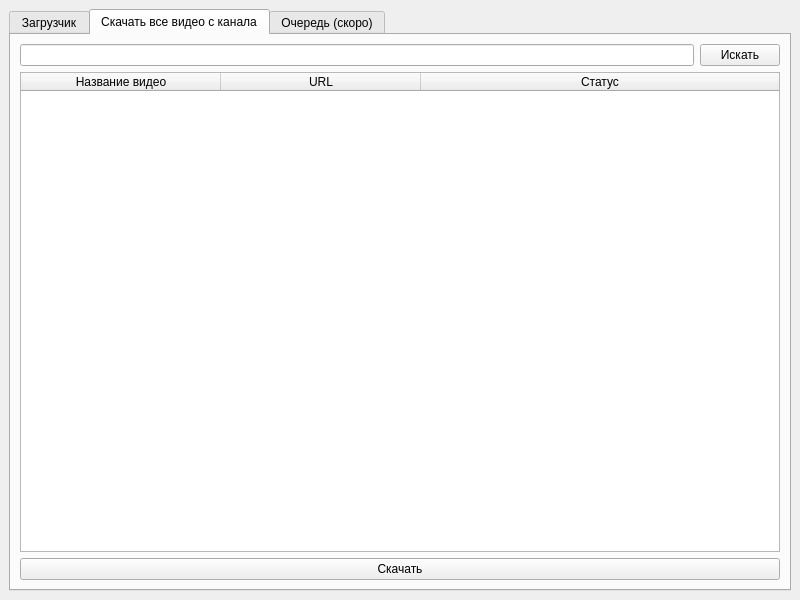
<?xml version="1.0" encoding="UTF-8"?>
<ui version="4.0">
 <class>MainWindow</class>
 <widget class="QMainWindow" name="MainWindow">
  <property name="geometry">
   <rect>
    <x>0</x>
    <y>0</y>
    <width>800</width>
    <height>600</height>
   </rect>
  </property>
  <property name="windowTitle">
   <string>Youtube Downloader</string>
  </property>
  <widget class="QWidget" name="centralwidget">
   <layout class="QGridLayout" name="gridLayout">
    <item row="0" column="0">
     <widget class="QTabWidget" name="tabWidget">
      <property name="currentIndex">
       <number>1</number>
      </property>
      <property name="documentMode">
       <bool>false</bool>
      </property>
      <property name="tabsClosable">
       <bool>false</bool>
      </property>
      <widget class="QWidget" name="tab">
       <attribute name="title">
        <string>Загрузчик</string>
       </attribute>
       <layout class="QGridLayout" name="gridLayout_2">
        <item row="1" column="1" alignment="Qt::AlignmentFlag::AlignBottom">
         <widget class="QLineEdit" name="address">
          <property name="placeholderText">
           <string>Введи ссылку...</string>
          </property>
         </widget>
        </item>
        <item row="2" column="1">
         <widget class="QPushButton" name="downloadButton">
          <property name="text">
           <string>Найти видео</string>
          </property>
         </widget>
        </item>
       </layout>
      </widget>
      <widget class="QWidget" name="tab_3">
       <attribute name="title">
        <string>Скачать все видео с канала</string>
       </attribute>
       <layout class="QGridLayout" name="gridLayout_4">
        <item row="0" column="0">
         <widget class="QLineEdit" name="channelURL"/>
        </item>
        <item row="0" column="1">
         <widget class="QPushButton" name="findChannelButton">
          <property name="text">
           <string>Искать</string>
          </property>
         </widget>
        </item>
        <item row="1" column="0" colspan="2">
         <widget class="QTableWidget" name="channelTableVideos">
          <attribute name="horizontalHeaderDefaultSectionSize">
           <number>200</number>
          </attribute>
          <attribute name="horizontalHeaderStretchLastSection">
           <bool>true</bool>
          </attribute>
          <column>
           <property name="text">
            <string>Название видео</string>
           </property>
          </column>
          <column>
           <property name="text">
            <string>URL</string>
           </property>
          </column>
          <column>
           <property name="text">
            <string>Статус</string>
           </property>
          </column>
         </widget>
        </item>
        <item row="2" column="0" colspan="2">
         <widget class="QPushButton" name="pushButton">
          <property name="text">
           <string>Скачать</string>
          </property>
         </widget>
        </item>
       </layout>
      </widget>
      <widget class="QWidget" name="tab_2">
       <attribute name="title">
        <string>Очередь (скоро)</string>
       </attribute>
       <layout class="QGridLayout" name="gridLayout_3">
        <item row="2" column="0">
         <widget class="QPushButton" name="downloadAllQueueButton">
          <property name="text">
           <string>Скачать всё</string>
          </property>
         </widget>
        </item>
        <item row="1" column="0">
         <widget class="QPushButton" name="addVideoToQueueButton">
          <property name="text">
           <string>Добавить видео</string>
          </property>
         </widget>
        </item>
        <item row="0" column="0">
         <widget class="QTableWidget" name="tableWidget">
          <property name="frameShape">
           <enum>QFrame::Shape::WinPanel</enum>
          </property>
          <property name="editTriggers">
           <set>QAbstractItemView::EditTrigger::NoEditTriggers</set>
          </property>
          <property name="dragEnabled">
           <bool>true</bool>
          </property>
          <property name="alternatingRowColors">
           <bool>false</bool>
          </property>
          <property name="showGrid">
           <bool>true</bool>
          </property>
          <property name="gridStyle">
           <enum>Qt::PenStyle::NoPen</enum>
          </property>
          <property name="sortingEnabled">
           <bool>false</bool>
          </property>
          <property name="wordWrap">
           <bool>true</bool>
          </property>
          <property name="cornerButtonEnabled">
           <bool>true</bool>
          </property>
          <property name="columnCount">
           <number>5</number>
          </property>
          <attribute name="horizontalHeaderVisible">
           <bool>true</bool>
          </attribute>
          <attribute name="horizontalHeaderCascadingSectionResizes">
           <bool>false</bool>
          </attribute>
          <attribute name="horizontalHeaderMinimumSectionSize">
           <number>120</number>
          </attribute>
          <attribute name="horizontalHeaderDefaultSectionSize">
           <number>120</number>
          </attribute>
          <attribute name="horizontalHeaderHighlightSections">
           <bool>true</bool>
          </attribute>
          <attribute name="horizontalHeaderShowSortIndicator" stdset="0">
           <bool>false</bool>
          </attribute>
          <attribute name="horizontalHeaderStretchLastSection">
           <bool>false</bool>
          </attribute>
          <attribute name="verticalHeaderCascadingSectionResizes">
           <bool>false</bool>
          </attribute>
          <attribute name="verticalHeaderStretchLastSection">
           <bool>false</bool>
          </attribute>
          <row/>
          <column>
           <property name="text">
            <string>Имя видео</string>
           </property>
          </column>
          <column>
           <property name="text">
            <string>URL видео</string>
           </property>
          </column>
          <column>
           <property name="text">
            <string>Имя файла</string>
           </property>
          </column>
          <column>
           <property name="text">
            <string>Параметры</string>
           </property>
          </column>
          <column>
           <property name="text">
            <string>Статус</string>
           </property>
          </column>
          <item row="0" column="0">
           <property name="text">
            <string/>
           </property>
          </item>
          <item row="0" column="1">
           <property name="text">
            <string/>
           </property>
          </item>
          <item row="0" column="2">
           <property name="text">
            <string/>
           </property>
          </item>
          <item row="0" column="3">
           <property name="text">
            <string/>
           </property>
          </item>
         </widget>
        </item>
       </layout>
      </widget>
     </widget>
    </item>
   </layout>
  </widget>
 </widget>
 <resources/>
 <connections/>
</ui>
